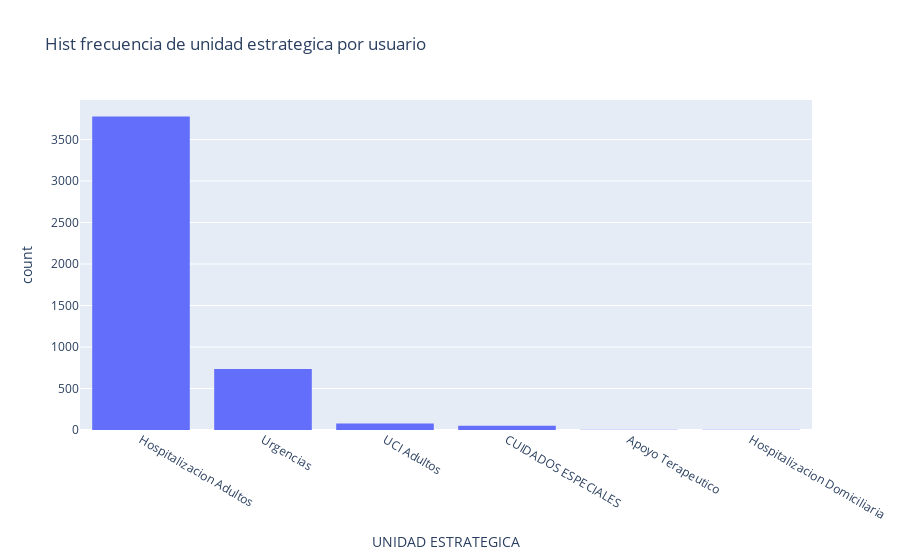

Source (notebook cell):
### Code cell
fig  = px.histogram(df_egresos, x= 'UNIDAD ESTRATEGICA', title= 'Hist frecuencia de unidad estrategica por usuario')
fig.show()

### Figure 1 — Plotly figure (JSON) as saved in the notebook; plotly's stock layout.template omitted (floating-point values rounded to 4 significant figures; data arrays with more than 128 entries replaced by an {"elided": "..."} marker saying what was removed)
{"data": [{"alignmentgroup": "True", "bingroup": "x", "hovertemplate": "UNIDAD ESTRATEGICA=%{x}<br>count=%{y}<extra></extra>", "legendgroup": "", "marker": {"color": "#636efa", "pattern": {"shape": ""}}, "name": "", "offsetgroup": "", "orientation": "v", "showlegend": false, "type": "histogram", "x": {"elided": "6376 str values"}, "xaxis": "x", "yaxis": "y"}], "layout": {"barmode": "relative", "legend": {"tracegroupgap": 0}, "title": {"text": "Hist frecuencia de unidad estrategica por usuario"}, "xaxis": {"anchor": "y", "domain": [0, 1], "title": {"text": "UNIDAD ESTRATEGICA"}}, "yaxis": {"anchor": "x", "domain": [0, 1], "title": {"text": "count"}}}}
